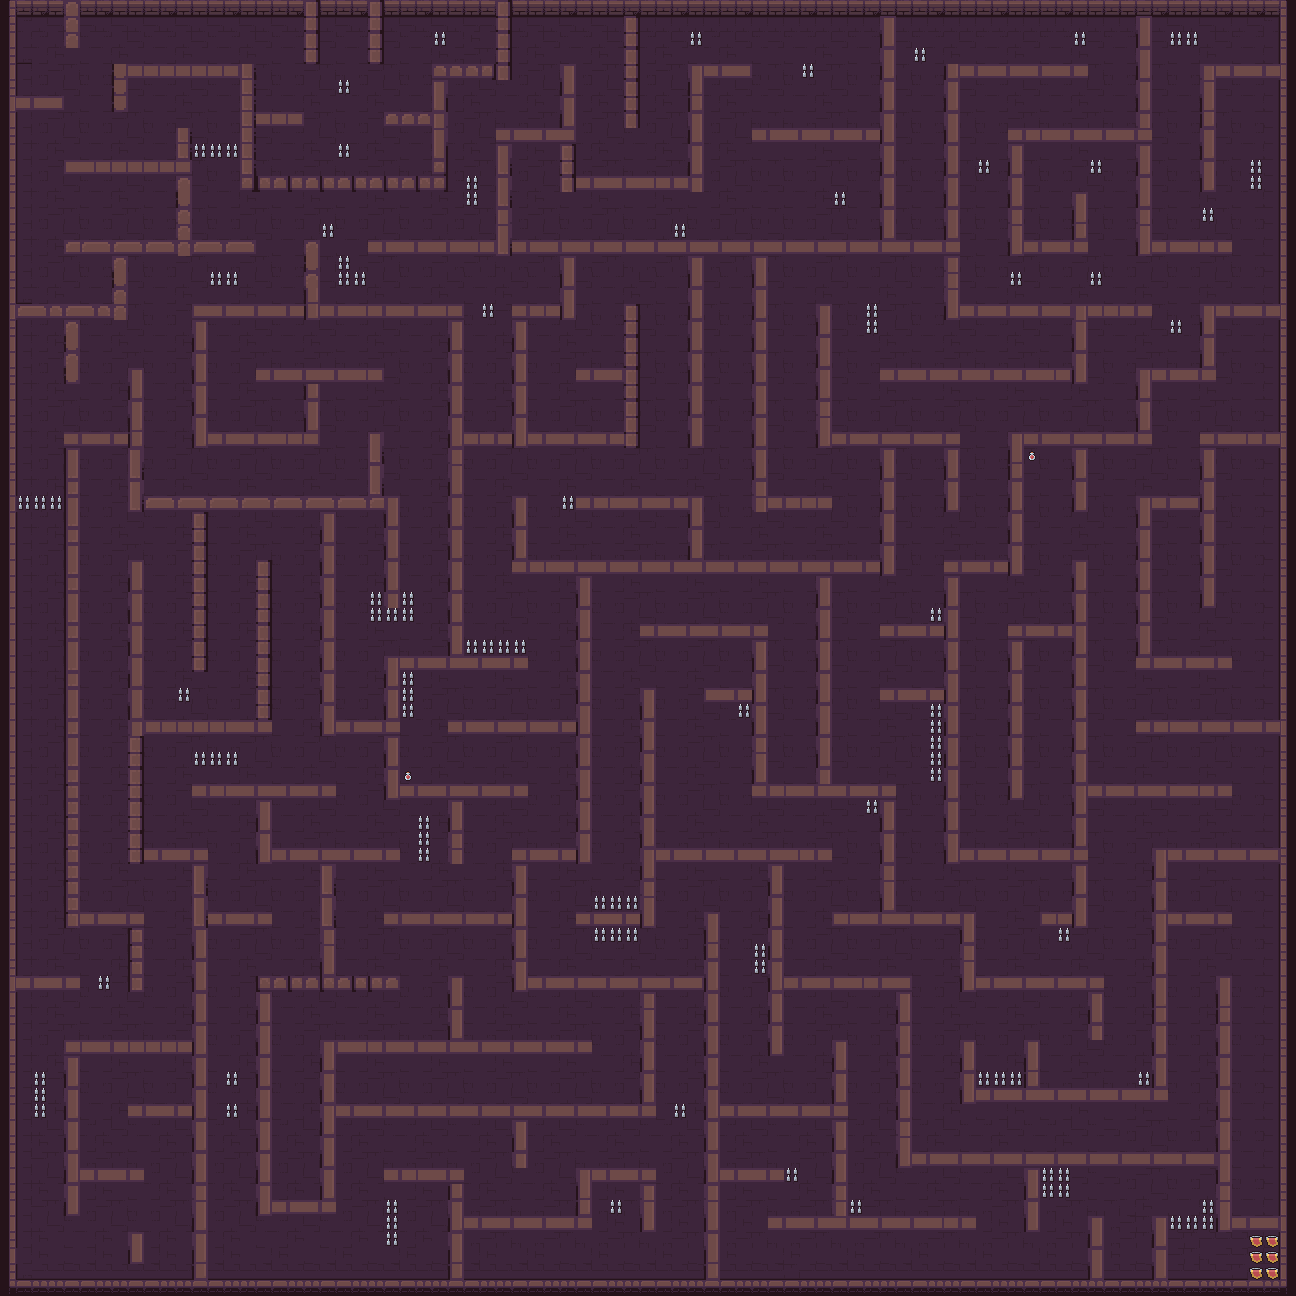

Tiled map render using the project's own tile images. Description and the map definition, with tile-layer contents summarised, below:
An orthogonal 81x81 tile map with 16x16 px tiles, 6 tile layers (floor, walls, flag, peaks, ...), 6 tilesets.

<map version="1.10" tiledversion="1.10.2" orientation="orthogonal" renderorder="right-down" width="81" height="81" tilewidth="16" tileheight="16" infinite="0" nextlayerid="8" nextobjectid="1">
 <editorsettings>
  <export target="../../../level1.tmx" format="tmx" />
 </editorsettings>
 <tileset firstgid="1" source="../assets/Dungeon_Tileset.tsx" />
 <tileset firstgid="101" source="../assets/Dungeon_Tileset_at.tsx" />
 <tileset firstgid="1125" source="../assets/keys_1_1.tsx" />
 <tileset firstgid="1126" source="../assets/flag.tsx" />
 <tileset firstgid="1130" source="../assets/peaks.tsx" />
 <tileset firstgid="1134" source="../assets/health.tsx" />
 <layer id="2" name="floor" width="81" height="81" locked="1">
  <data>[6561 cells, 6241 non-empty, 22 distinct tile ids]</data>
 </layer>
 <layer id="1" name="walls" width="81" height="81" locked="1">
  <data>[6561 cells, 1720 non-empty, 42 distinct tile ids]</data>
 </layer>
 <layer id="4" name="flag" width="81" height="81" locked="1">
  <data>[6561 cells, 6 non-empty, 1 distinct tile ids]</data>
 </layer>
 <layer id="5" name="peaks" width="81" height="81" locked="1">
  <data>[6561 cells, 98 non-empty, 1 distinct tile ids]</data>
 </layer>
 <layer id="6" name="health_0" width="81" height="81" locked="1">
  <data>[6561 cells, 1 non-empty, 1 distinct tile ids]</data>
 </layer>
 <layer id="7" name="health_1" width="81" height="81" locked="1">
  <data>[6561 cells, 1 non-empty, 1 distinct tile ids]</data>
 </layer>
</map>
